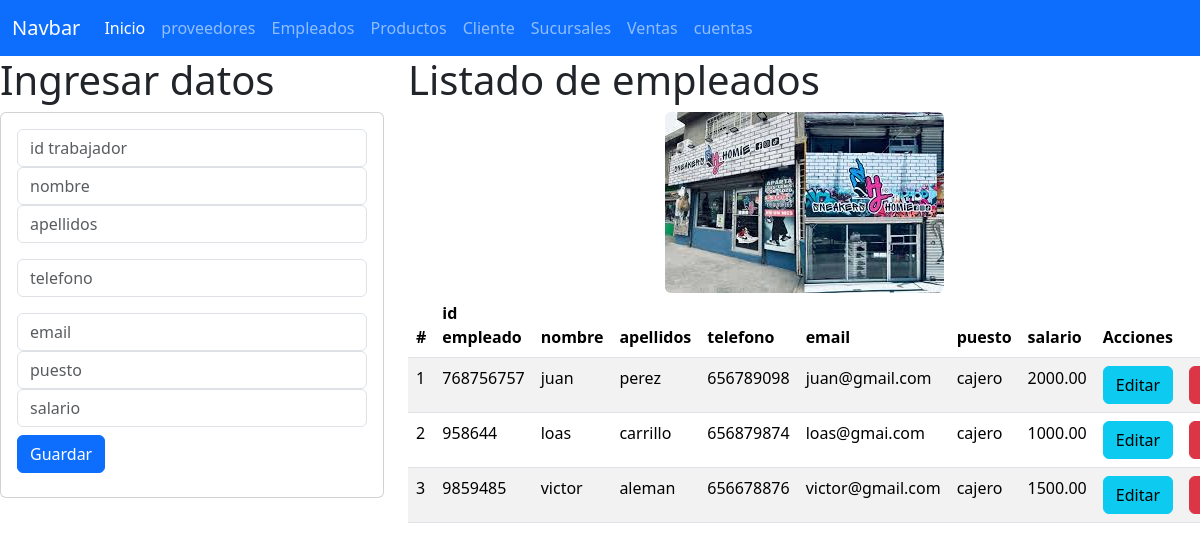
Screenshot of /inicio_vistaEmpleado with the database file from the repository.
### Empleados_app/models.py (models this page shows, shortened)
class Empleado(models.Model):
    id_empleado = models.CharField(max_length=6, primary_key=True)
    nombre = models.CharField(max_length=100)
    apellidos = models.CharField(max_length=100)
    telefono = models.CharField(max_length=20)
    email = models.EmailField()
    puesto = models.CharField(max_length=100)
    salario = models.DecimalField(max_digits=10, decimal_places=2)  # Asegúrate que salario sea numérico

### Empleados_app/views.py (the view)
# urls.py: path("inicio_vistaEmpleado", views.inicio_vistaEmpleado, name="inicio_vistaEmpleado"),
def inicio_vistaEmpleado(request):
    losempleados=Empleado.objects.all()
    return render(request,"gestionarEmpleado.html",{"misempleados":losempleados})

### Empleados_app/templates/gestionarEmpleado.html
{% extends "base.html"%}
{% load static %}
{% block cuerpo %}
<div class="row">
<div class="col-sm-12 col-md-4 col-lg-4  col-xl-4">
    <h1>Ingresar datos</h1>
    <div class="card">
      <div class="card-body">
        <form action="/registrarEmpleado/" method="POST"> {% csrf_token %}
          <div class="form-group">
            <input type="text" id="txtid_empleado" name="txtid_empleado" class="form-control" placeholder="id trabajador" minLenght="6" maxLenght="6" required>
          </div>
          <div class="form-group">
            <input type="text" id="txtnombre" name="txtnombre" class="form-control" placeholder="nombre" maxLenght="100" required>
          </div>
          <div class="form-group">
            <input type="text" id="txtapellidos" name="txtapellidos" class="form-control" placeholder="apellidos" maxLenght="20" required>
          </div>
          <div class="form-group py-3">
            <input type="text" id="txttelefono" name="txttelefono" class="form-control" placeholder="telefono" maxLenght="100" required>
          </div>
          <div class="form-group">
            <input type="text" id="txtemail" name="txtemail" class="form-control" placeholder="email" maxLenght="100" required>
          </div>
          <div class="form-group">
            <input type="text" id="txtpuesto" name="txtpuesto" class="form-control" placeholder="puesto" maxLenght="100" required>
          </div>
          <div class="form-group">
            <input type="number" id="txtsalario" name="txtsalario" class="form-control" placeholder="salario" maxLenght="100" required>
          </div>
          <div class="form-group py-2">
          <button type="submit" class="btn btn-primary">Guardar</button>
          </div>
        </form>
      </div>
    </div>
</div>
<div class="col-sm-12 col-md-4 col-lg-8 col-xl-8">
    <h1>Listado de empleados</h1>
    <img class="rounded mx-auto d-block" src="{% static "img/tenis.jpg" %}" alt="alexis" />
    <div class="table-responsive">
        <table class="table table-striped">
            <thead>
              <tr>
                <th scope="col">#</th>
                <th scope="col">id empleado</th>
                <th scope="col">nombre</th>
                <th scope="col">apellidos</th>
                <th scope="col">telefono</th>
                <th scope="col">email</th>
                <th scope="col">puesto</th>
                <th scope="col">salario</th>
                <th colspan="2">Acciones</th>
              </tr>
            </thead>
            <tbody>
            {% for m in misempleados %}
            <tr>
                <td>{{forloop.counter}}</td>
                <td>{{m.id_empleado}}</td>
                <td>{{m.nombre}}</td>
                <td>{{m.apellidos}}</td>
                <td>{{m.telefono}}</td>
                <td>{{m.email}}</td>
                <td>{{m.puesto}}</td>
                <td>{{m.salario}}</td>
                <td><a href="seleccionarEmpleado/{{m.id_empleado}}" class="btn btn-info">Editar</td>
                  <td><a href="borrarEmpleado/{{m.id_empleado}}" class="btn btn-danger">Borrar</td>
            </tr>
            {% endfor %}
            </tbody>
          </table>
</div>
{% endblock %}

### rows the page displays
Empleado: id_empleado "768756757", nombre "juan", apellidos "perez", telefono "656789098", email "juan@gmail.com", puesto "cajero", salario "2000.00"
Empleado: id_empleado "958644", nombre "loas", apellidos "carrillo", telefono "656879874", email "loas@gmai.com", puesto "cajero", salario "1000.00"
Empleado: id_empleado "9859485", nombre "victor", apellidos "aleman", telefono "656678876", email "victor@gmail.com", puesto "cajero", salario "1500.00"
